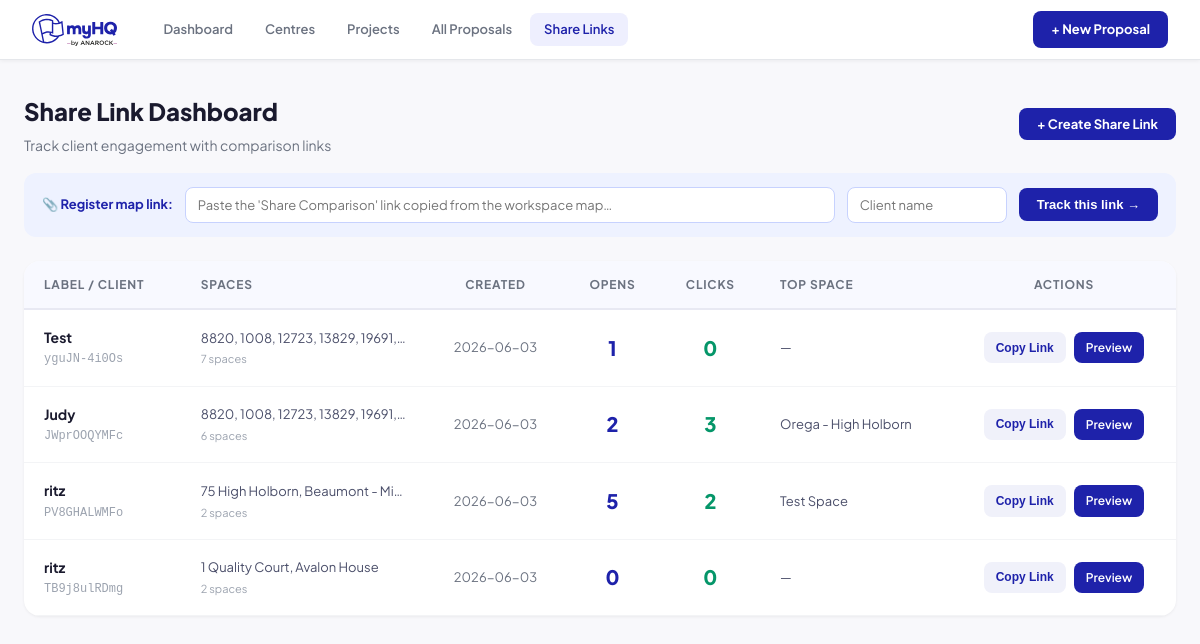
Page /dashboard on the earlier database version.
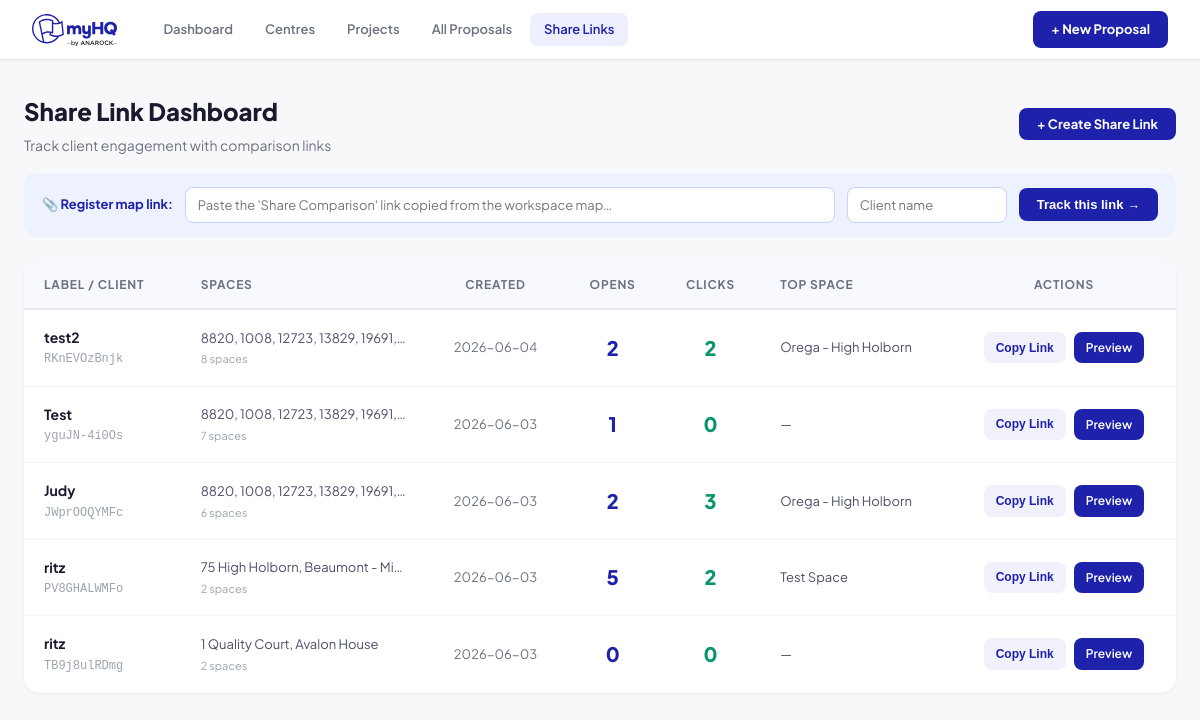
Same page on the later database version.
### tables this page shows
CREATE TABLE share_links (
            id INTEGER PRIMARY KEY AUTOINCREMENT,
            token TEXT UNIQUE NOT NULL,
            label TEXT,
            centre_ids TEXT NOT NULL,
            centre_names TEXT NOT NULL,
            created_at TIMESTAMP DEFAULT CURRENT_TIMESTAMP,
            created_by TEXT DEFAULT 'myHQ'
        );

### app.py (the view)
@app.route('/dashboard')
def dashboard():
    with get_db() as conn:
        links = conn.execute('SELECT * FROM share_links ORDER BY created_at DESC').fetchall()
        links = [dict(l) for l in links]
        for lnk in links:
            token = lnk['token']
            opens = conn.execute(
                "SELECT COUNT(*) FROM link_events WHERE token=? AND event_type='open'",
                (token,)
            ).fetchone()[0]
            clicks = conn.execute(
                "SELECT COUNT(*) FROM link_events WHERE token=? AND event_type='click'",
                (token,)
            ).fetchone()[0]
            top_row = conn.execute(
                """SELECT centre_name, COUNT(*) as cnt FROM link_events
                   WHERE token=? AND event_type='click' AND centre_name IS NOT NULL
                   GROUP BY centre_name ORDER BY cnt DESC LIMIT 1""",
                (token,)
            ).fetchone()
            lnk['opens'] = opens
            lnk['clicks'] = clicks
            lnk['top_space'] = top_row['centre_name'] if top_row else None
            try:
                lnk['centre_names_list'] = json.loads(lnk.get('centre_names') or '[]')
            except Exception:
                lnk['centre_names_list'] = []
    return render_template('dashboard.html', links=links, base_url=_base_url())

### app.py (called while the page is built)
def get_db():
    conn = sqlite3.connect(DB_PATH)
    conn.row_factory = sqlite3.Row
    return conn

def _base_url():
    try:
        return request.host_url.rstrip('/')
    except Exception:
        return BASE_URL or _RAILWAY_URL

### templates/dashboard.html (shortened to what this page needs)
{% extends 'base.html' %}
{% block content %}
<div class="page-header" style="display:flex;align-items:center;justify-content:space-between;margin-bottom:16px">
  <div>
    <h1 style="font-size:24px;font-weight:800;color:#1A1A2E">Share Link Dashboard</h1>
    <p style="margin-top:4px;font-size:14px;color:#6B7280">Track client engagement with comparison links</p>
  </div>
  <button class="btn btn-primary" onclick="openCreateModal()">+ Create Share Link</button>
</div>
<div style="background:#EEF2FF;border-radius:12px;padding:14px 18px;margin-bottom:24px;display:flex;align-items:center;gap:12px;flex-wrap:wrap">
  <div style="font-size:13px;font-weight:700;color:#1E22AA;white-space:nowrap">📎 Register map link:</div>
  <input id="quick-map-url" type="text" placeholder="Paste the 'Share Comparison' link copied from the workspace map…"
    style="flex:1;min-width:200px;padding:9px 12px;border:1.5px solid #C7D2FE;border-radius:8px;font-size:13px;outline:none;font-family:inherit"
    onfocus="this.style.borderColor='#1E22AA'" onblur="this.style.borderColor='#C7D2FE'">
  <input id="quick-client-name" type="text" placeholder="Client name"
    style="width:160px;padding:9px 12px;border:1.5px solid #C7D2FE;border-radius:8px;font-size:13px;outline:none;font-family:inherit"
    onfocus="this.style.borderColor='#1E22AA'" onblur="this.style.borderColor='#C7D2FE'">
  <button onclick="quickRegister()"
    style="padding:9px 18px;background:#1E22AA;color:white;border:none;border-radius:8px;font-size:13px;font-weight:700;cursor:pointer;white-space:nowrap">
    Track this link →
  </button>
</div>
{% if not links %}
<div style="text-align:center;padding:60px 20px;color:#9CA3AF">
  <div style="font-size:48px;margin-bottom:12px">🔗</div>
  <p style="font-size:16px;font-weight:600;color:#4B4F6A">No share links yet</p>
  <p style="margin-top:6px;font-size:14px">Create your first link to start tracking client engagement.</p>
  <button class="btn btn-primary" style="margin-top:20px" onclick="openCreateModal()">+ Create Share Link</button>
</div>
{% else %}
<div style="background:#fff;border-radius:16px;box-shadow:0 1px 3px rgba(0,0,0,0.06);overflow:hidden">
  <table style="width:100%;border-collapse:collapse">
    <thead>
      <tr style="background:#F8F9FF;border-bottom:2px solid #E8E9F3">
        <th style="text-align:left;padding:14px 20px;font-size:12px;font-weight:700;text-transform:uppercase;letter-spacing:0.8px;color:#6B7280">Label / Client</th>
        <th style="text-align:left;padding:14px 20px;font-size:12px;font-weight:700;text-transform:uppercase;letter-spacing:0.8px;color:#6B7280">Spaces</th>
        <th style="text-align:center;padding:14px 20px;font-size:12px;font-weight:700;text-transform:uppercase;letter-spacing:0.8px;color:#6B7280">Created</th>
        <th style="text-align:center;padding:14px 20px;font-size:12px;font-weight:700;text-transform:uppercase;letter-spacing:0.8px;color:#6B7280">Opens</th>
        <th style="text-align:center;padding:14px 20px;font-size:12px;font-weight:700;text-transform:uppercase;letter-spacing:0.8px;color:#6B7280">Clicks</th>
        <th style="text-align:left;padding:14px 20px;font-size:12px;font-weight:700;text-transform:uppercase;letter-spacing:0.8px;color:#6B7280">Top Space</th>
        <th style="text-align:center;padding:14px 20px;font-size:12px;font-weight:700;text-transform:uppercase;letter-spacing:0.8px;color:#6B7280">Actions</th>
      </tr>
    </thead>
    <tbody>
      {% for lnk in links %}
      <tr class="link-row" onclick="window.location='/dashboard/{{ lnk.token }}'"
          style="border-bottom:1px solid #F3F4F6;cursor:pointer;transition:background 0.15s"
          onmouseover="this.style.background='#F8F9FF'" onmouseout="this.style.background=''">
        <td style="padding:16px 20px">
          <div style="font-weight:700;color:#1A1A2E">{{ lnk.label or '(no label)' }}</div>
          <div style="font-size:12px;color:#9CA3AF;margin-top:2px;font-family:monospace">{{ lnk.token }}</div>
        </td>
        <td style="padding:16px 20px;font-size:13px;color:#4B4F6A;max-width:220px">
          <div style="white-space:nowrap;overflow:hidden;text-overflow:ellipsis">
            {{ lnk.centre_names_list|join(', ') }}
          </div>
          <div style="font-size:11px;color:#9CA3AF;margin-top:2px">{{ lnk.centre_names_list|length }} space{{ 's' if lnk.centre_names_list|length != 1 }}</div>
        </td>
        <td style="padding:16px 20px;text-align:center;font-size:13px;color:#6B7280">
          {{ lnk.created_at[:10] if lnk.created_at else '—' }}
        </td>
        <td style="padding:16px 20px;text-align:center">
          <span style="font-size:20px;font-weight:800;color:#1E22AA">{{ lnk.opens }}</span>
        </td>
        <td style="padding:16px 20px;text-align:center">
          <span style="font-size:20px;font-weight:800;color:#059669">{{ lnk.clicks }}</span>
        </td>
        <td style="padding:16px 20px;font-size:13px;color:#4B4F6A">
          {{ lnk.top_space or '—' }}
        </td>
        <td style="padding:16px 20px;text-align:center" onclick="event.stopPropagation()">
          <div style="display:flex;gap:8px;justify-content:center">
            <button class="btn-copy"
                    data-url="{{ base_url }}/compare/{{ lnk.token }}"
                    onclick="copyLink(this)"
                    style="font-size:12px;font-weight:600;padding:6px 12px;border-radius:8px;background:#F0F1FA;border:none;color:#1E22AA;cursor:pointer">
              Copy Link
            </button>
            <a href="/compare/{{ lnk.token }}" target="_blank"
               style="font-size:12px;font-weight:600;padding:6px 12px;border-radius:8px;background:#1E22AA;color:#fff;text-decoration:none">
              Preview
            </a>
          </div>
        </td>
      </tr>
      {% endfor %}
    </tbody>
  </table>
</div>
{% endif %}
{% endblock %}

### templates/base.html (shortened to what this page needs)
<!DOCTYPE html>
<html lang="en">
<head>
<link rel="stylesheet" href="{{ url_for('static', filename='css/style.css') }}">
</head>
<body>
<nav class="topnav">
  <a href="/" class="nav-logo">
    <img src="{{ url_for('static', filename='images/myhq-logo.svg') }}" alt="myHQ" height="32" onerror="this.style.display='none';this.nextElementSibling.style.display='block'">
  </a>
  <div class="nav-links">
    <a href="/" class="nav-link {% if request.path == '/' %}active{% endif %}">Dashboard</a>
    <a href="/centres" class="nav-link {% if '/centres' in request.path %}active{% endif %}">Centres</a>
    <a href="/projects" class="nav-link {% if '/projects' in request.path %}active{% endif %}">Projects</a>
    <a href="/proposals" class="nav-link {% if '/proposals' in request.path and '/projects' not in request.path %}active{% endif %}">All Proposals</a>
    <a href="/dashboard" class="nav-link {% if '/dashboard' in request.path %}active{% endif %}">Share Links</a>
  </div>
  <a href="/proposals/new" class="btn btn-primary">+ New Proposal</a>
</nav>
<main class="main-content">
{% block content %}{% endblock %}
</main>
</body>
</html>

### static/css/style.css (style rules this page uses)
:root { --blue: #1E22AA; --mint: #ADDFB3; --blush: #F4BEAA; --aqua: #96E6DC; --dark: #1D1D1B; --grey: #6B7280; --lgrey: #F5F5F5; --border: #E5E7EB; --white: #FFFFFF; --radius: 12px; --shadow: 0 1px 4px rgba(0,0,0,.07), 0 4px 16px rgba(0,0,0,.05); }
*, *::before, *::after { box-sizing: border-box; margin: 0; padding: 0; }
body { font-family: 'Plus Jakarta Sans', system-ui, sans-serif; color: var(--dark); background: #F8F8FB; font-size: 14px; line-height: 1.6; }
a { color: var(--blue); text-decoration: none; }
.topnav { position: sticky; top: 0; z-index: 100; display: flex; align-items: center; gap: 32px; height: 60px; padding: 0 32px; background: var(--white); border-bottom: 1px solid var(--border); box-shadow: 0 1px 4px rgba(0,0,0,.06); }
.nav-logo { display: flex; align-items: center; gap: 8px; text-decoration: none; }
.nav-links { display: flex; gap: 4px; flex: 1; }
.nav-link { padding: 6px 14px; border-radius: 8px; color: var(--grey); font-weight: 600; font-size: 13px; transition: background .15s, color .15s; }
.nav-link.active { color: var(--blue); background: #EEEFFE; }
.main-content { max-width: 1200px; margin: 0 auto; padding: 32px 24px; }
.page-header { display: flex; align-items: flex-start; justify-content: space-between; margin-bottom: 28px; gap: 16px; }
.page-header h1 { font-size: 26px; font-weight: 800; color: var(--blue); }
.btn { display: inline-flex; align-items: center; gap: 6px; padding: 8px 18px; border-radius: 8px; font-family: inherit; font-size: 13px; font-weight: 700; border: none; cursor: pointer; transition: opacity .15s, transform .1s; white-space: nowrap; }
.btn-primary { background: var(--blue); color: #fff; }

Differences in the rows shown:
added share_links: label "test2", token "RKnEVOzBnjk", centre_names_list "8820, 1008, 12723, 13829, 19691,…", centre_names_list|length "8", centre_names_list "s", created_at "2026-06-04", opens "2", clicks "2", top_space "Orega - High Holborn"
